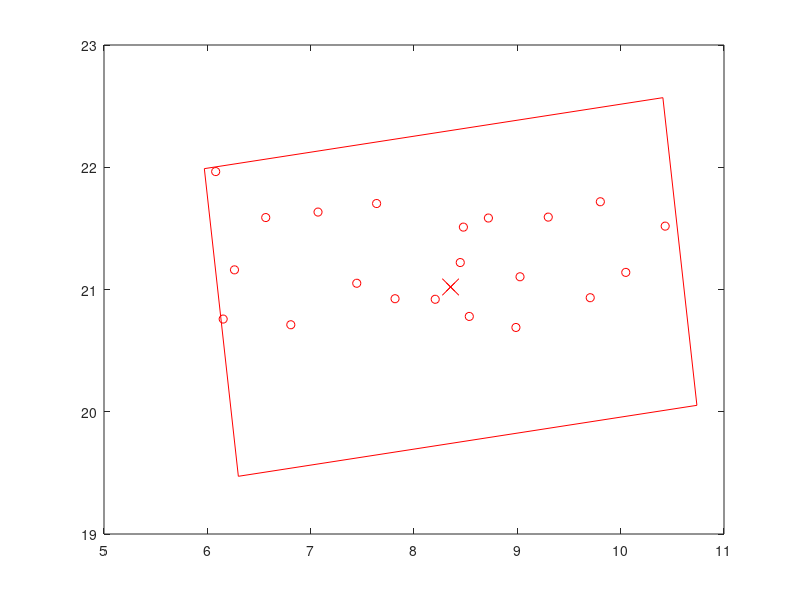

This figure's MATLAB source: (Note: this script raises an error after producing the figure.)
close all;
figure;
Targets_x = [6.153228742398992,6.080728638379579,6.2626788198422325,6.565067404578052,6.807775131321009,7.071128870944181,7.445942136408494,7.637910170945152,7.816568006901743,8.20538412137411,8.447639308371555,8.535164286610122,8.477983829568677,8.719961194238188,8.986384119115822,9.0259815292892,9.29916767338024,9.705378276493377,9.803192009729022,10.049432192660518,10.430806278301215,];
Targets_y = [
20.75823770602,21.964592073179013,21.160771926767627,21.58854746306172,20.711620015519866,21.63342279630332,21.051074818237048,21.703306254813782,20.924652000657947,20.920059807612848,21.22051747686284,20.779761116771795,21.510316195066025,21.584634079634885,20.689478676468454,21.104204886079543,21.592151531757473,20.93285518280366,21.717816305643684,21.13997817692673,21.51836161022504,];
center_x = [8.354342344890089];
center_y = [21.020603321293827];
image_corners_x = [10.408517903451672,5.970932235722346,6.300166786328505,10.737752454057832,10.408517903451672];
image_corners_y = [22.56917306285595,21.988622805287086,19.472033579731704,20.052583837300567,22.56917306285595];
plot(Targets_x, Targets_y,'ro',center_x,center_y,'rx',image_corners_x,image_corners_y,'r');
hold on;
plot(center_x,center_y,'rx','MarkerSize',12);
labs1 = ['C1'];
labelpoints(center_x,center_y,labs1,'SE',0.3,1);
axis equal;
axis tight;
hold on;

Targets_x = [9.200225371464418,9.450912639962308,9.53077137712216,9.885499058566088,10.262794495982973,10.481797380621526,10.710931515447994,11.188474992232619,11.50572902624324,11.590941859543568,11.691727051894476,12.120041763967178,12.326996086641866,12.495407429555645,12.79198369031186,12.906692506428985,13.25752834151995,13.37521385446316,13.490594111809248,];
Targets_y = [
21.8852327654744,20.937994161914602,21.37378420109178,21.881808441162345,21.184292220186222,22.000951230254334,21.396322115232337,21.781819031008723,21.7821920539137,21.261994910910946,21.88816223868816,20.970742904462806,21.241710055116453,21.914487552768286,21.512980597732817,21.090109507297786,21.310485116226655,21.95359255370603,20.95966420205189,];
center_x = [11.354342344890089];
center_y = [21.020603321293827];
image_corners_x = [13.590548706491738,9.115151800048615,9.11813598328844,13.593532889731563,13.590548706491738];
image_corners_y = [22.292250512226076,22.28698840244652,19.748956130361577,19.75421824014113,22.292250512226076];
plot(Targets_x, Targets_y,'bo',center_x,center_y,'bx',image_corners_x,image_corners_y,'b');
hold on;
plot(center_x,center_y,'bx','MarkerSize',12);
labs1 = ['C2'];
labelpoints(center_x,center_y,labs1,'SE',0.3,1);
axis equal;
axis tight;
hold on;

Targets_x = [12.130924750406134,12.372010935844346,12.733257730945851,12.832199528039565,13.336925984282484,13.58615555185685,13.626647298469168,13.80622941857445,14.178016788677757,14.45323693952596,14.800776069638964,14.833665222360176,15.06491387103843,15.284058549243845,15.600222747245052,15.611193007760507,15.987210374121132,16.17034502587459,16.24695888787215,16.541205179869486,];
Targets_y = [
21.324368567268866,22.10988142961611,21.63417695647152,21.15141462248843,21.402523209710424,22.128770894401146,20.999113128399834,21.35771297913643,21.27112293161104,22.11144482508714,21.445458365444345,22.05864951756623,21.004114007980096,21.641690076456378,21.436954129077527,21.90643848358577,21.819825821033348,21.260471253877842,22.139926019940425,21.000451359802412,];
center_x = [14.354342344890089];
center_y = [21.020603321293827];
image_corners_x = [16.598794873121687,12.123458832879123,12.109889816658491,16.585225856901054,16.598794873121687];
image_corners_y = [22.27763884918807,22.301565547790453,19.763567793399584,19.7396410947972,22.27763884918807];
plot(Targets_x, Targets_y,'go',center_x,center_y,'gx',image_corners_x,image_corners_y,'g');
hold on;
plot(center_x,center_y,'gx','MarkerSize',12);
labs1 = ['C3'];
labelpoints(center_x,center_y,labs1,'SE',0.3,1);
axis equal;
axis tight;
hold on;

Targets_x = [15.128935761699486,15.243511668043073,15.539391129578728,15.844025138871123,15.877702918806008,16.262670585272943,16.389760975861538,16.53751363469297,16.762093781359177,];
Targets_y = [
22.05188143163354,21.10439271972093,21.68825437251793,21.50647907070365,21.929497724202616,21.84504462707943,21.35440688628726,22.132794198454654,21.12612699149493,];
center_x = [17.35434234489009];
center_y = [21.020603321293827];
image_corners_x = [19.59155416567989,15.116154496606054,15.117130524100284,19.592530193174124,19.59155416567989];
image_corners_y = [22.29048077159836,22.28875970978353,19.750725870989296,19.752446932804123,22.29048077159836];
plot(Targets_x, Targets_y,'mo',center_x,center_y,'mx',image_corners_x,image_corners_y,'m');
hold on;
plot(center_x,center_y,'mx','MarkerSize',12);
labs1 = ['C4'];
labelpoints(center_x,center_y,labs1,'SE',0.3,1);
axis equal;
axis tight;
hold on;

Targets_x = [6.6929601468538635,10.149683017744326,];
Targets_y = [
21.08486682294145,21.26125898620034,];
center_x = [8.171781274820223];
center_y = [22.34199774014047];
image_corners_x = [10.307487882740343,5.844813490036916,6.036074666900102,10.49874905960353,10.307487882740343];
image_corners_y = [23.776034962377015,23.4387777538416,20.907960517903927,21.245217726439343,23.776034962377015];
plot(Targets_x, Targets_y,'bo',center_x,center_y,'bx',image_corners_x,image_corners_y,'b');
hold on;
plot(center_x,center_y,'bx','MarkerSize',12);
labs1 = ['C5'];
labelpoints(center_x,center_y,labs1,'NE',0.3,1);
axis equal;
axis tight;
hold on;

Targets_x = [9.217507602628883,9.861624647460818,10.10752408453773,10.647653924844377,10.998911918882772,11.105632201323381,11.202772219747919,11.951871200048057,12.112847334923181,12.461449521087067,13.010213181882774,13.370124301201226,];
Targets_y = [
21.608650135257715,21.808019706444142,21.163637080824753,21.672399354710418,21.700005341608144,21.12832925109095,21.84266602910622,21.16580038758319,21.94745481491082,21.5097621429037,21.307814033883567,21.3692116358312,];
center_x = [11.171781274820223];
center_y = [22.34199774014047];
image_corners_x = [13.416687937756734,8.941360836653772,8.926874611883711,13.402201712986674,13.416687937756734];
image_corners_y = [23.598222061102625,23.62376610411383,21.085773419178317,21.06022937616711,23.598222061102625];
plot(Targets_x, Targets_y,'yo',center_x,center_y,'yx',image_corners_x,image_corners_y,'y');
hold on;
plot(center_x,center_y,'yx','MarkerSize',12);
labs1 = ['C6'];
labelpoints(center_x,center_y,labs1,'NE',0.3,1);
axis equal;
axis tight;
hold on;

Targets_x = [12.087747619808955,12.708687119294087,12.967357184705216,13.199363653193155,13.894261958525918,14.270520465151897,14.300203760633543,14.792539006146399,15.138097393779084,15.145629401138228,15.576707431053674,15.763158599867987,15.87526833443103,];
Targets_y = [
21.24280494522226,21.10346721717344,21.86323788600031,21.100327575208176,21.94190986089332,21.24575883213193,21.918161685909176,21.513147816682046,21.307889848851815,21.823919137590796,21.76193883625421,21.151605174444704,22.14497150562703,];
center_x = [14.171781274820223];
center_y = [22.34199774014047];
image_corners_x = [16.417555231908036,11.94224684513893,11.92600731773241,16.401315704501513,16.417555231908036];
image_corners_y = [23.596670926089594,23.62530662608309,21.08732455419135,21.058688854197854,23.596670926089594];
plot(Targets_x, Targets_y,'ko',center_x,center_y,'kx',image_corners_x,image_corners_y,'k');
hold on;
plot(center_x,center_y,'kx','MarkerSize',12);
labs1 = ['C7'];
labelpoints(center_x,center_y,labs1,'NE',0.3,1);
axis equal;
axis tight;
hold on;

Targets_x = [15.13447852399002,15.532949633462867,];
Targets_y = [
21.590022911958407,22.02461611322901,];
center_x = [17.171781274820223];
center_y = [22.34199774014047];
image_corners_x = [19.399495273192443,14.924231949221365,14.944067276448003,19.41933060041908,19.399495273192443];
image_corners_y = [23.628464145193483,23.593487851517178,21.05553133508746,21.090507628763763,23.628464145193483];
plot(Targets_x, Targets_y,'ro',center_x,center_y,'rx',image_corners_x,image_corners_y,'r');
hold on;
plot(center_x,center_y,'rx','MarkerSize',12);
labs1 = ['C8'];
labelpoints(center_x,center_y,labs1,'NE',0.3,1);
axis equal;
axis tight;


set(gca,'XTickLabel',[0.4 2.5 5 7.5 10 12.5 15] );
set(gca,'YTickLabel',[0.5 1 1.5 2 2.5 3 3.5 4 4.5] );
